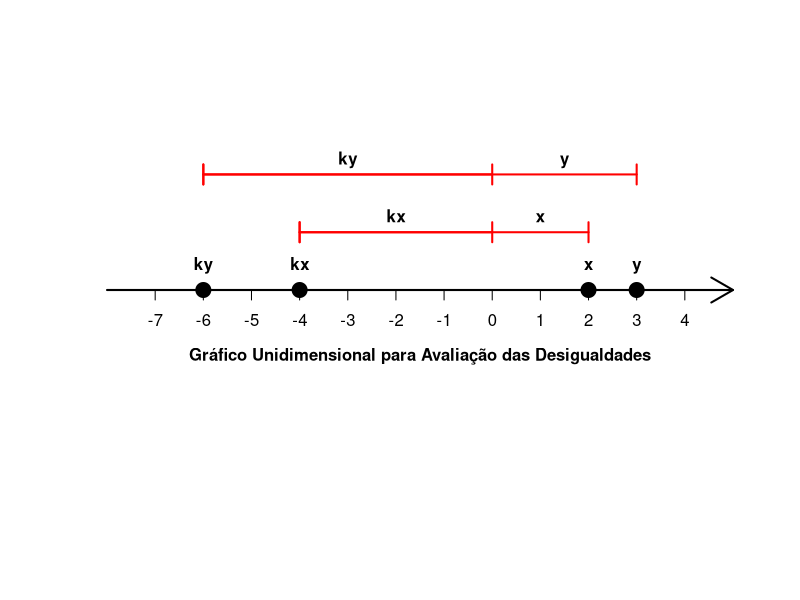

Here is the R script that generated this plot:
## ---- chunk 1
# Estudo por simulação:

## Semente:

set.seed(sum(utf8ToInt("BGuide")))

## Quantidade de números a serem gerados:

n <- 1000000

##  Gera-se aqui 'n' números aleatórios seguindo a distribuição Uniforme de
## parâmetros 'min = 0' e 'max = 1':

x <- runif(n)

##  Em seguida geramos mais 'n' números aleatórios seguindo uma distribuição
## Uniforme de parâmetros 'min = x' e 'max = 1'. Isto faz com que todos os
## números armazenados em y[i] sejam maiores do que os armazenados em x[i], com
## 'i' variando de 1 a 'n'. Mas não implica que y[i] seja maior do que x[j] com
## 'j' também variando de 1 a 'n' e 'i != j':

y <- runif(n, min = x)

##  Soma a quantidade de verificações onde a afirmação 'x^2 <= y^2' for
## verdadeira:

sum(x^2 <= y^2)

##  Observe que o resultado é 1.000.000, exatamente a quantidade de números
## uniformes no intervalo (0, 1) que foram gerados. Logo para todas as
## simulações obteve-se 'x^2 <= y^2'.

##  Obs.: O resultado obtido por simulação não prova a propriedade acima, apenas
## cria evidências a favor dela. A simulação não é necessária aqui pois a
## propriedade pode ser provada analiticamente.
## ---- chunk 2
# Exemplo gráfico

##  O gráfico a seguir tem como objetivo a visualização do que foi dito
## anteriormente. Nele pode-se observar a propriedade 'x <= y  ==>  ky <= kx'
## quando 'k < 0'. No exemplo utilizaremos 'x = 2' e 'y = 3'.

## Cria um vetor dos valores a serem plotados:
xy <- c(2, 3)
k <- -2
pontos <- c(k*xy, xy)

## Atribui 0 aos valores de y
pontos <- cbind(pontos, 0)

## Atribui nome às coordenadas
rownames(pontos) <- c("kx", "ky", "x", "y")

## Cria gráfico unidimensional:
plot(pontos, bty = 'n', xaxt = 'n', yaxt = 'n', ylab = '', xlab = '',
     xlim = c(pontos[2, 1] - 2, pontos[4, 1] + 2), pch = 19, cex = 2)

## Eixo do sistema:
arrows(x0 = pontos[2, 1] - 2, x1 = pontos[4, 1] + 2,
       y0 = 0, y1 = 0, lwd = 2)

## Retas de distância:
arrows(x0 = pontos[1, 1], x1 = c(0, pontos[3, 1]),
       y0 = 0.3, y1 = 0.3,
       angle = 90, code = 3, col = "red", lwd = 2, length = 0.1)

arrows(x0 = pontos[2, 1], x1 = c(0, pontos[4, 1]),
       y0 = 0.6, y1 = 0.6,
       angle = 90, code = 3, col = "red", lwd = 2, length = 0.1)

## Enumeração do eixo:
axis(side=1,seq(-7,4,1),pos=0)

## Legenda:
text(pontos,labels = rownames(pontos), pos = 3, offset = 1, font = 2)

text(x = pontos[1, 1]/2, labels = rownames(pontos)[1], y = 0.3,
     pos = 3, font = 2)
text(x = pontos[2, 1]/2, labels = rownames(pontos)[2], y = 0.6,
     pos = 3, font = 2)
text(x = pontos[3, 1]/2, labels = rownames(pontos)[3], y = 0.3,
     pos = 3, font = 2)
text(x = pontos[4, 1]/2, labels = rownames(pontos)[4], y = 0.6,
     pos = 3, font = 2)

text(y = 0, x = (pontos[2, 1] + pontos[4, 1])/2,
     labels = "Gráfico Unidimensional para Avaliação das Desigualdades",
     pos = 1, offset = 3, font = 2)


